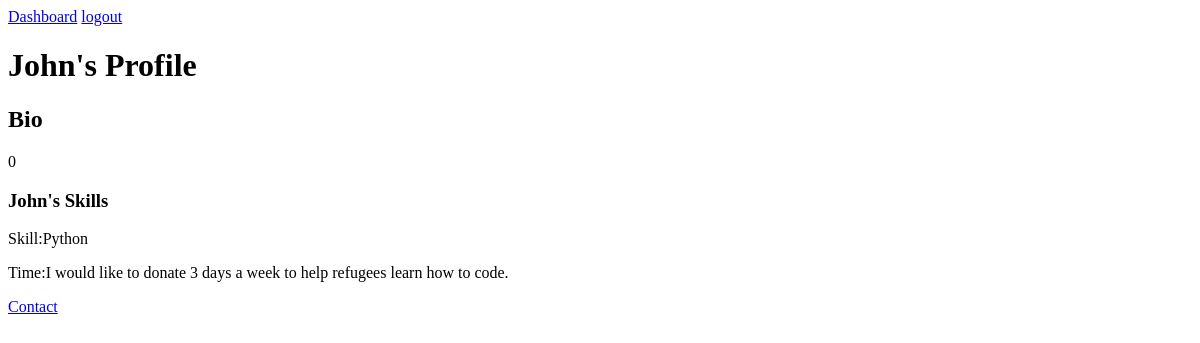
Before: /user/2 with the older database file.
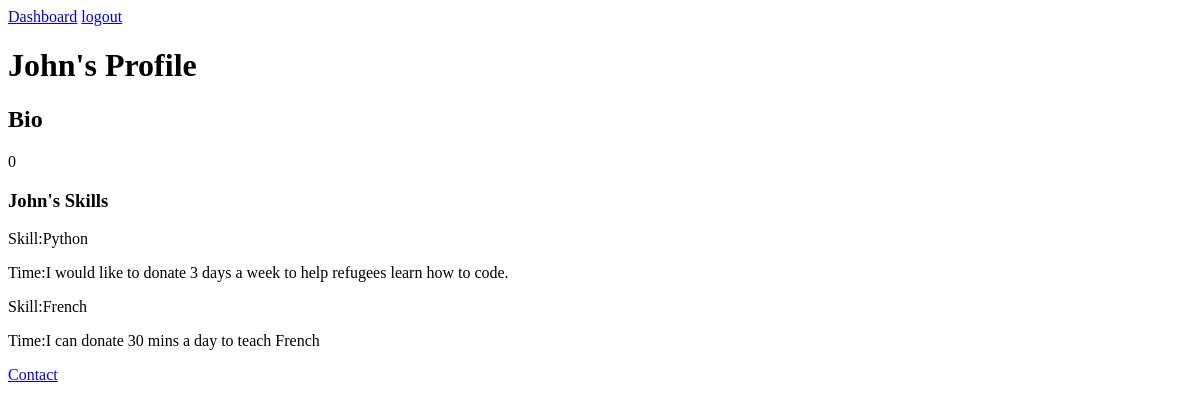
After: the same page with the newer database file.
### skills_app/models.py (models this page shows)
class Skill(models.Model):
    posted_by = models.ForeignKey(User, related_name = "user_skills", on_delete=models.CASCADE, null=True, blank = True)
    location = models.CharField(max_length=14)
    skill= models.TextField()
    profession= models.CharField(max_length=20)
    time= models.CharField(max_length=10)
    objects = SkillManager()

### skills_app/views.py (the view)
# urls.py: path('user/<int:user_id>', views.profile),
def profile(request, user_id):
    context = {
        'user': User.objects.get(id = user_id)
    }
    return render(request, "user.html", context)

### skills_app/templates/user.html (shortened to what this page needs)
<!DOCTYPE html>
<html lang="en">
<head>
</head>
<body>
    <a href="/dashboard">Dashboard</a> <a href="/logout">logout</a>
    <h1>{{user.first_name}}'s Profile</h1>
    <h2>Bio</h2>
    <p>{{user.bio}}</p>
    <h3>{{user.first_name}}'s Skills</h3>
    <p>
    {% for skill in user.user_skills.all%}
        <p>Skill:{{skill.skill}}</p>
        <p>Time:{{skill.time}}</p>
    {% endfor %}
    </p>
    <a href="#">Contact</a>
</body>
</html>

Changed rows visible on the page:
added Skill: skill "French", time "I can donate 30 mins a day to teach French"
